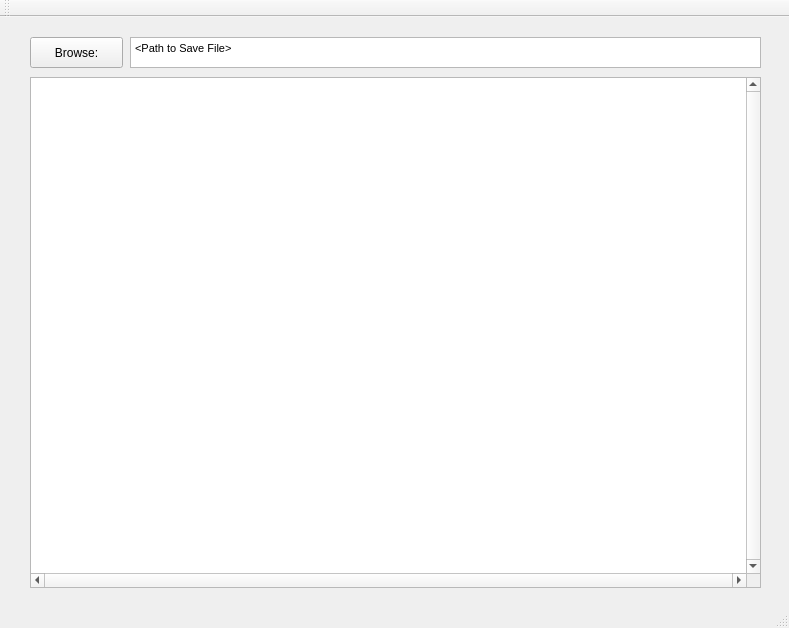
<?xml version="1.0" encoding="UTF-8"?>
<ui version="4.0">
 <class>MainWindow</class>
 <widget class="QMainWindow" name="MainWindow">
  <property name="geometry">
   <rect>
    <x>0</x>
    <y>0</y>
    <width>789</width>
    <height>628</height>
   </rect>
  </property>
  <property name="sizePolicy">
   <sizepolicy hsizetype="Preferred" vsizetype="Fixed">
    <horstretch>0</horstretch>
    <verstretch>0</verstretch>
   </sizepolicy>
  </property>
  <property name="windowTitle">
   <string>MainWindow</string>
  </property>
  <property name="locale">
   <locale language="English" country="UnitedStates"/>
  </property>
  <widget class="QWidget" name="centralWidget">
   <widget class="QTextEdit" name="SavePathTextEdit">
    <property name="geometry">
     <rect>
      <x>130</x>
      <y>20</y>
      <width>631</width>
      <height>31</height>
     </rect>
    </property>
    <property name="sizePolicy">
     <sizepolicy hsizetype="Fixed" vsizetype="Fixed">
      <horstretch>0</horstretch>
      <verstretch>0</verstretch>
     </sizepolicy>
    </property>
    <property name="html">
     <string>&lt;!DOCTYPE HTML PUBLIC &quot;-//W3C//DTD HTML 4.0//EN&quot; &quot;http://www.w3.org/TR/REC-html40/strict.dtd&quot;&gt;
&lt;html&gt;&lt;head&gt;&lt;meta name=&quot;qrichtext&quot; content=&quot;1&quot; /&gt;&lt;style type=&quot;text/css&quot;&gt;
p, li { white-space: pre-wrap; }
&lt;/style&gt;&lt;/head&gt;&lt;body style=&quot; font-family:'MS Shell Dlg 2'; font-size:7.8pt; font-weight:400; font-style:normal;&quot;&gt;
&lt;p style=&quot; margin-top:0px; margin-bottom:0px; margin-left:0px; margin-right:0px; -qt-block-indent:0; text-indent:0px;&quot;&gt;&lt;span style=&quot; font-size:8pt;&quot;&gt;&amp;lt;Path to Save File&amp;gt;&lt;/span&gt;&lt;/p&gt;&lt;/body&gt;&lt;/html&gt;</string>
    </property>
   </widget>
   <widget class="QPushButton" name="BrowseSaveButton">
    <property name="geometry">
     <rect>
      <x>30</x>
      <y>20</y>
      <width>93</width>
      <height>31</height>
     </rect>
    </property>
    <property name="sizePolicy">
     <sizepolicy hsizetype="Fixed" vsizetype="Fixed">
      <horstretch>0</horstretch>
      <verstretch>0</verstretch>
     </sizepolicy>
    </property>
    <property name="text">
     <string>Browse:</string>
    </property>
   </widget>
   <widget class="QTextEdit" name="saveFileTextEdit">
    <property name="geometry">
     <rect>
      <x>30</x>
      <y>60</y>
      <width>731</width>
      <height>511</height>
     </rect>
    </property>
    <property name="verticalScrollBarPolicy">
     <enum>Qt::ScrollBarAlwaysOn</enum>
    </property>
    <property name="horizontalScrollBarPolicy">
     <enum>Qt::ScrollBarAlwaysOn</enum>
    </property>
    <property name="lineWrapMode">
     <enum>QTextEdit::NoWrap</enum>
    </property>
   </widget>
  </widget>
  <widget class="QMenuBar" name="menuBar">
   <property name="geometry">
    <rect>
     <x>0</x>
     <y>0</y>
     <width>789</width>
     <height>26</height>
    </rect>
   </property>
  </widget>
  <widget class="QToolBar" name="mainToolBar">
   <attribute name="toolBarArea">
    <enum>TopToolBarArea</enum>
   </attribute>
   <attribute name="toolBarBreak">
    <bool>false</bool>
   </attribute>
  </widget>
  <widget class="QStatusBar" name="statusBar"/>
 </widget>
 <layoutdefault spacing="6" margin="11"/>
 <resources/>
 <connections/>
</ui>
